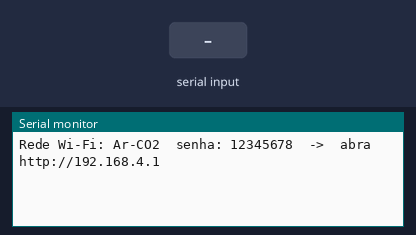
Bench run of a sketch on a simulated ESP32. Parts: the last lines printed to the serial monitor. The inputs (shaded band) are chosen by the test bench.

Above: at 1.2 s.
1.3 s: "z" received over Serial
At 2.5 s:
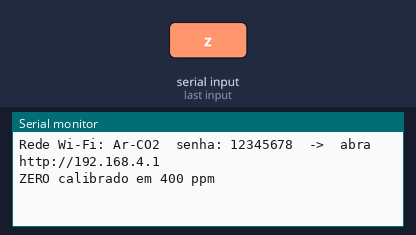
2.8 s: "a" received over Serial
At 3.9 s:
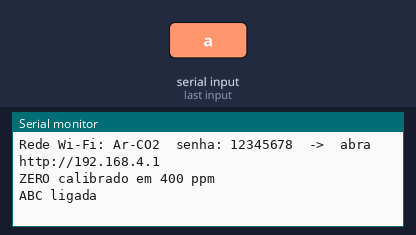
5.8 s: "d" received over Serial
At 6.1 s:
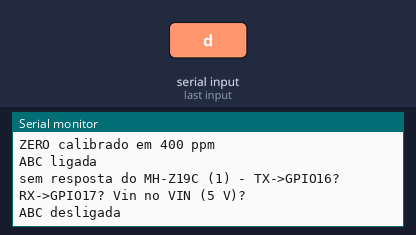

Measured:
- after the input at 1.3 s, the serial monitor: prints a new line at once (image 1)
- after the input at 2.8 s, the serial monitor: prints a new line at once (image 2)
- after the input at 5.8 s, the serial monitor: prints a new line at once (image 3)

The sketch:

05b_mhz19c_esp32_web.ino
```cpp
/*
  05b - MH-Z19C (CO2 por infravermelho) no ESP32, com monitor Wi-Fi no celular
  Placa: ESP32 Dev Module (DevKit V1, 30 pinos)    Bibliotecas: nenhuma extra (Serial2 vem no core)
  Arquivos extras na mesma pasta: monitor_wifi.h, pagina_web.h

  MH-Z19C: 9 pinos em duas fileiras (HD SR Tx Rx Vo | PWM AOT GND Vin). SR e Vo reservados; HD nao ligar.
  Ligacoes (as mesmas do no-ar da telemetria-cria):
    Vin -> VIN (5 V)   GND -> GND
    TX do sensor -> GPIO 16 (RX2)      RX do sensor -> GPIO 17 (TX2)
  A UART do sensor e de 3,3 V: liga DIRETO no ESP32, sem divisor.

  Comandos pelo Monitor Serial (115200): z = zero 400 ppm (ar livre, 20 min ligado), a/d = ABC liga/desliga
  Celular: rede "Ar-CO2" (senha 12345678) -> http://192.168.4.1
*/
#include "monitor_wifi.h"

const int PINO_RX2 = 16, PINO_TX2 = 17;
const unsigned long PREAQUECIMENTO_MS = 60000UL;    // 1 min (MH-Z19C)
const int CO2_ALERTA = 1000;            // ppm: limite recomendado para ambiente interno (ANVISA RE 9/2003)
unsigned long ultima = 0, falhas = 0;
int maximo = 0;
bool aquecido = false;

void enviarComando(uint8_t cmd, uint8_t b3 = 0, uint8_t b6 = 0, uint8_t b7 = 0) {
  uint8_t p[9] = {0xFF, 0x01, cmd, b3, 0x00, 0x00, b6, b7, 0x00};
  uint8_t soma = 0;
  for (int i = 1; i < 8; i++) soma += p[i];
  p[8] = 0xFF - soma + 1;
  while (Serial2.available()) Serial2.read();
  Serial2.write(p, 9);
}

int lerCO2(int &temperatura) {
  enviarComando(0x86);
  uint8_t r[9];
  if (Serial2.readBytes(r, 9) != 9) return -1;
  if (r[0] != 0xFF || r[1] != 0x86) return -1;
  uint8_t soma = 0;
  for (int i = 1; i < 8; i++) soma += r[i];
  if ((uint8_t)(0xFF - soma + 1) != r[8]) return -1;
  temperatura = (int)r[4] - 40;
  return r[2] * 256 + r[3];
}

const char* qualidade(int ppm) {
  return ppm <= 800 ? "boa" : ppm <= 1000 ? "moderada" : ppm <= 1500 ? "ruim - ventile" : "muito ruim";
}

void setup() {
  Serial.begin(115200);
  Serial2.begin(9600, SERIAL_8N1, PINO_RX2, PINO_TX2);
  Serial2.setTimeout(150);   // curto: enquanto espera, a pagina do celular nao e atendida
  monitorIniciar("Ar-CO2");
}

void loop() {
  monitorAtender();
  if (Serial.available()) {
    char c = Serial.read();
    if (c == 'z') { enviarComando(0x87); Serial.println("ZERO calibrado em 400 ppm"); }
    if (c == 'a') { enviarComando(0x79, 0xA0); Serial.println("ABC ligada"); }
    if (c == 'd') { enviarComando(0x79, 0x00); Serial.println("ABC desligada"); }
  }
  if (millis() - ultima < 5000) return;
  ultima = millis();

  int temperatura;
  int ppm = lerCO2(temperatura);
  if (ppm < 0) {
    falhas++;
    Serial.printf("sem resposta do MH-Z19C (%lu) - TX->GPIO16? RX->GPIO17? Vin no VIN (5 V)?\n", falhas);
    monitorPublicar(jsonMonitor("MH-Z19C", item("Falhas", falhas, ""), true, "sensor nao responde"));
    return;
  }
  if (millis() >= PREAQUECIMENTO_MS) aquecido = true;
  if (!aquecido) {
    unsigned long falta = (PREAQUECIMENTO_MS - millis()) / 1000;
    Serial.printf("aquecendo (%lu s): %d ppm ainda nao vale\n", falta, ppm);
    monitorPublicar(jsonMonitor("MH-Z19C - aquecendo", item("Faltam", falta, "s"), false, "aguarde 3 min"));
    return;
  }
  if (ppm > maximo) maximo = ppm;
  Serial.printf("CO2_ppm:%d Temp_interna_C:%d  ar %s\n", ppm, temperatura, qualidade(ppm));
  monitorPublicar(jsonMonitor("MH-Z19C - CO2 (NDIR)",
    item("CO2", ppm, "ppm") + "," + item("Maximo", maximo, "ppm") + "," + item("Temp. interna", temperatura, "C"),
    ppm > CO2_ALERTA, String("ar ") + qualidade(ppm) + ": abra as janelas"));
}
```

monitor_wifi.h
```cpp
/*
  monitor_wifi.h - servidor web comum (ESP32). Copie junto com pagina_web.h para a pasta do sketch.

  Uso no sketch:
     #include "monitor_wifi.h"
     void setup() { ... monitorIniciar("Sensor-DS18B20"); }
     void loop()  { monitorAtender(); ...; monitorPublicar(json); }
  monitorPublicar recebe o JSON pronto (veja pagina_web.h). A pagina fica em http://192.168.4.1
*/
#pragma once
#include <WiFi.h>
#include <WebServer.h>
#include "pagina_web.h"

static WebServer _servidor(80);
static String _ultimoJson = "{\"titulo\":\"aguardando\",\"itens\":[{\"n\":\"-\",\"v\":0,\"u\":\"\"}],\"alerta\":false,\"msg\":\"\"}";

static void _rotaPagina() { _servidor.send_P(200, "text/html; charset=utf-8", PAGINA_HTML); }
static void _rotaDados()  { _servidor.send(200, "application/json", _ultimoJson); }

void monitorIniciar(const char* nomeRede, const char* senha = "12345678") {
  WiFi.softAP(nomeRede, senha);
  Serial.print("Rede Wi-Fi: "); Serial.print(nomeRede); Serial.print("  senha: "); Serial.print(senha);
  Serial.print("  ->  abra http://"); Serial.println(WiFi.softAPIP());
  _servidor.on("/", _rotaPagina);
  _servidor.on("/dados", _rotaDados);
  _servidor.begin();
}
void monitorAtender() { _servidor.handleClient(); }
void monitorPublicar(const String& json) { _ultimoJson = json; }

// ajuda para montar o JSON:  item("Temperatura", 24.5, "C")
String item(const char* nome, float valor, const char* unidade) {
  if (isnan(valor)) valor = 0;
  return "{\"n\":\"" + String(nome) + "\",\"v\":" + String(valor, 2) + ",\"u\":\"" + String(unidade) + "\"}";
}
String jsonMonitor(const char* titulo, const String& itens, bool alerta, const String& msg = "") {
  return "{\"titulo\":\"" + String(titulo) + "\",\"itens\":[" + itens + "],\"alerta\":" + (alerta ? "true" : "false") + ",\"msg\":\"" + msg + "\"}";
}
```

pagina_web.h
```cpp
/*
  pagina_web.h - pagina HTML comum a todos os monitores Wi-Fi desta sequencia (ESP32).
  Copie este arquivo para a pasta de cada sketch ESP32 (a IDE abre como uma aba).

  A pagina pede /dados a cada 2 s. O sketch responde um JSON com uma lista de grandezas:
    {"titulo":"DS18B20","itens":[{"n":"Temperatura","v":24.5,"u":"C"},...],"alerta":false}
  O primeiro item vira o grafico (ultimos 120 pontos).
*/
#pragma once

const char PAGINA_HTML[] PROGMEM = R"HTML(
<!DOCTYPE html><html lang="pt-br"><head><meta charset="utf-8"><meta name="viewport" content="width=device-width,initial-scale=1">
<title>Monitor ESP32</title>
<style>
 body{font-family:sans-serif;background:#111;color:#eee;margin:0;padding:14px;text-align:center}
 .card{background:#222;border-radius:12px;padding:14px;margin:10px auto;max-width:520px}
 .grande{font-size:2.6em;font-weight:bold} .u{font-size:.5em;color:#aaa}
 .itens{display:flex;flex-wrap:wrap;justify-content:center;gap:10px}
 .item{background:#333;border-radius:8px;padding:8px 12px;min-width:110px}
 .item b{display:block;font-size:1.3em}
 #alerta{padding:8px;border-radius:8px;margin-top:8px} .ok{background:#2a2} .al{background:#c22;animation:p 1s infinite}
 @keyframes p{50%{opacity:.4}} canvas{width:100%;height:200px;background:#000;border-radius:8px}
</style></head><body>
<h2 id="titulo">Monitor</h2>
<div class="card"><div class="grande" id="principal">--</div><div id="alerta" class="ok">normal</div></div>
<div class="card"><div class="itens" id="itens"></div></div>
<div class="card"><canvas id="g" width="500" height="200"></canvas><p id="legenda">ultimas leituras</p></div>
<script>
 const hist=[]; const c=document.getElementById('g').getContext('2d');
 function desenha(){const W=500,H=200;c.clearRect(0,0,W,H);if(hist.length<2)return;
   const mn=Math.min(...hist),mx=Math.max(...hist),f=(mx-mn)||1;
   c.strokeStyle='#4af';c.lineWidth=2;c.beginPath();
   hist.forEach((v,i)=>{const x=i/119*W,y=H-8-(v-mn)/f*(H-16);i?c.lineTo(x,y):c.moveTo(x,y)});c.stroke();
   c.fillStyle='#888';c.font='12px sans-serif';c.fillText(mx.toFixed(1),4,12);c.fillText(mn.toFixed(1),4,H-4);}
 async function tick(){try{const d=await (await fetch('/dados')).json();
   document.getElementById('titulo').textContent=d.titulo;
   const p=d.itens[0];document.getElementById('principal').innerHTML=p.v.toFixed(1)+' <span class="u">'+p.u+'</span>';
   document.getElementById('itens').innerHTML=d.itens.slice(1).map(i=>'<div class="item">'+i.n+'<b>'+i.v.toFixed(1)+' '+i.u+'</b></div>').join('');
   const a=document.getElementById('alerta');a.textContent=d.alerta?'ALERTA: '+d.msg:'normal';a.className=d.alerta?'al':'ok';
   document.getElementById('legenda').textContent=p.n+' - ultimas '+hist.length+' leituras';
   hist.push(p.v);if(hist.length>120)hist.shift();desenha();}catch(e){}}
 setInterval(tick,2000);tick();
</script></body></html>
)HTML";
```
